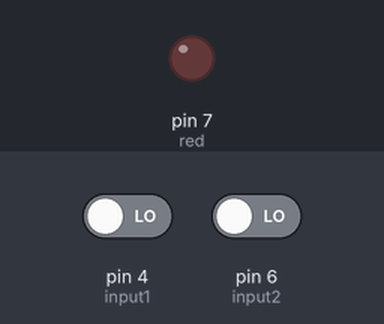
A sketch run on a simulated Arduino Uno, built with avr-gcc and run on an emulated ATmega328P. Parts: output pins drawn as LEDs (lit = HIGH). The inputs (shaded band) are chosen by the test bench; at power-on: pin 4 (input1) LOW, pin 6 (input2) LOW.

Above: at 1.2 s.
1.3 s: pin 4 (input1) driven HIGH
At 2.2 s:
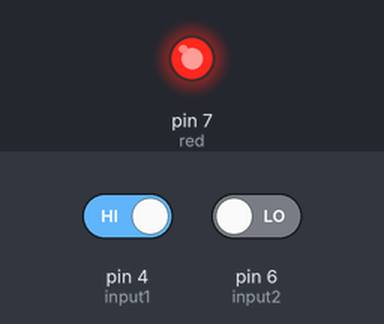
2.8 s: pin 4 (input1) driven LOW
At 3.3 s:
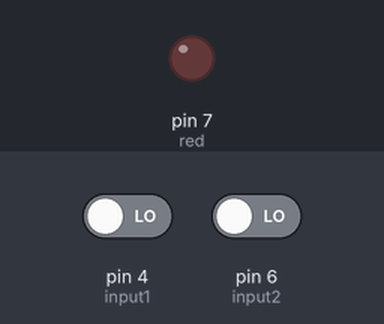
4.3 s: pin 6 (input2) driven HIGH
At 5.6 s:
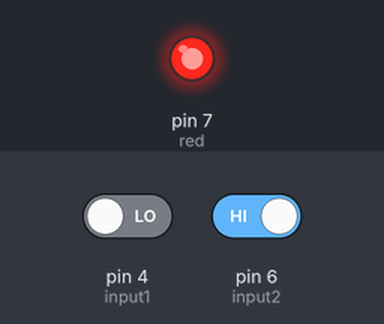
Timing chart, 0 to 7.3 s (numbered marks = the images above; inputs shaded):
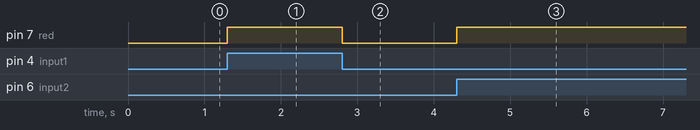

Measured:
- after the input at 1.3 s, pin 7 (red): LOW → HIGH at once
- after the input at 2.8 s, pin 7 (red): HIGH → LOW at once
- after the input at 4.3 s, pin 7 (red): LOW → HIGH at once

The sketch:

mhakim4lab1.ino
```cpp
// 1- Muhammad Hakim - 667621373
// 2- Lab 1 - Toggle button
// 3- Description - Implement an AND gate using Arduino.
// 4- PIN Numbers - Button 1 for Blue LED to the left is connected to pin 4 to provide input,Button 2 for Blue LED to the right is connected to pin 6 to provide input.LED red is connected to pin 7 show output for the choosen gate considering input from the two buttons.
// 5- References - Switches & Pushbuttons: Where To Use Each Type(https://www.youtube.com/watch?v=c7UZv6eH4YU),State Change Detection(https://docs.arduino.cc/built-in-examples/digital/StateChangeDetection),Arduino Turorial: How to use a button with Arduino Uno(https://www.youtube.com/watch?v=VPGRqML_v0w&ab_channel=educ8s.tv),Arduino Tutorial 28: Using a Pushbutton as a Toggle Switch(https://www.youtube.com/watch?v=aMato4olzi8)
// 6- Demo - Demonstration uploaded to VoiceThread.

int input1 = 4;
int input2 = 6;
int buttonState = 0;
int buttonState2 = 0;
int red = 7;


void setup() { // For setting input and output,using the related pins.
  pinMode(red,OUTPUT);
  pinMode(input1, INPUT);
  pinMode(input2, INPUT);
}

void loop() {
  buttonState = digitalRead(input1);
  buttonState2 = digitalRead(input2);

  if (buttonState == HIGH || buttonState2 == HIGH) //Check for output considering input
    digitalWrite(red, HIGH);
  else
    digitalWrite(red, LOW);
}
```
